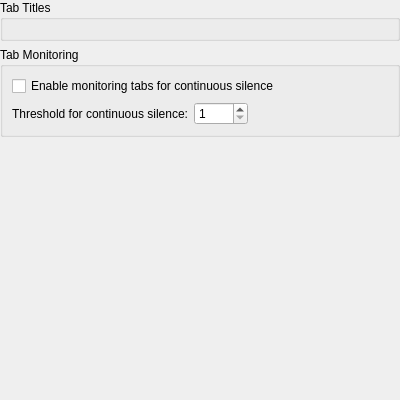
<?xml version="1.0" encoding="UTF-8"?>
<ui version="4.0">
 <class>EditProfileTabsPage</class>
 <widget class="QWidget" name="EditProfileTabsPage">
  <property name="geometry">
   <rect>
    <x>0</x>
    <y>0</y>
    <width>400</width>
    <height>400</height>
   </rect>
  </property>
  <property name="sizePolicy">
   <sizepolicy hsizetype="Preferred" vsizetype="Preferred">
    <horstretch>0</horstretch>
    <verstretch>0</verstretch>
   </sizepolicy>
  </property>
  <layout class="QVBoxLayout" stretch="0,1">
   <property name="spacing">
    <number>0</number>
   </property>
   <property name="leftMargin">
    <number>0</number>
   </property>
   <property name="topMargin">
    <number>0</number>
   </property>
   <property name="rightMargin">
    <number>0</number>
   </property>
   <property name="bottomMargin">
    <number>0</number>
   </property>
   <item>
    <layout class="QVBoxLayout" name="verticalLayout">
     <property name="spacing">
      <number>6</number>
     </property>
     <item>
      <widget class="QGroupBox" name="groupBox_5">
       <property name="title">
        <string>Tab Titles</string>
       </property>
       <layout class="QVBoxLayout">
        <item>
         <widget class="Konsole::RenameTabWidget" name="renameTabWidget" native="true">
          <property name="sizePolicy">
           <sizepolicy hsizetype="Expanding" vsizetype="Preferred">
            <horstretch>0</horstretch>
            <verstretch>0</verstretch>
           </sizepolicy>
          </property>
         </widget>
        </item>
       </layout>
      </widget>
     </item>
     <item>
      <widget class="QGroupBox" name="tabMonitoringGroup">
       <property name="title">
        <string>Tab Monitoring</string>
       </property>
       <layout class="QGridLayout">
        <item row="1" column="0">
         <layout class="QHBoxLayout" name="sessionMonitoringLayout">
          <item>
           <widget class="QLabel" name="silenceSecondsLabel">
            <property name="sizePolicy">
             <sizepolicy hsizetype="Fixed" vsizetype="Preferred">
              <horstretch>0</horstretch>
              <verstretch>0</verstretch>
             </sizepolicy>
            </property>
            <property name="text">
             <string>Threshold for continuous silence:</string>
            </property>
            <property name="alignment">
             <set>Qt::AlignRight|Qt::AlignTrailing|Qt::AlignVCenter</set>
            </property>
            <property name="buddy">
             <cstring>silenceSecondsSpinner</cstring>
            </property>
           </widget>
          </item>
          <item>
           <widget class="KPluralHandlingSpinBox" name="silenceSecondsSpinner">
            <property name="toolTip">
             <string>The threshold for continuous silence to be detected by Konsole</string>
            </property>
            <property name="minimum">
             <number>1</number>
            </property>
            <property name="maximum">
             <number>3600</number>
            </property>
           </widget>
          </item>
          <item>
           <spacer>
            <property name="orientation">
             <enum>Qt::Horizontal</enum>
            </property>
            <property name="sizeHint" stdset="0">
             <size>
              <width>0</width>
              <height>20</height>
             </size>
            </property>
           </spacer>
          </item>
         </layout>
        </item>
        <item row="0" column="0">
         <widget class="QCheckBox" name="monitorSessionSilenceCheckBox">
          <property name="text">
           <string>Enable monitoring tabs for continuous silence</string>
          </property>
         </widget>
        </item>
       </layout>
      </widget>
     </item>
    </layout>
   </item>
   <item>
    <spacer>
     <property name="orientation">
      <enum>Qt::Vertical</enum>
     </property>
     <property name="sizeType">
      <enum>QSizePolicy::Expanding</enum>
     </property>
     <property name="sizeHint" stdset="0">
      <size>
       <width>20</width>
       <height>0</height>
      </size>
     </property>
    </spacer>
   </item>
  </layout>
 </widget>
 <customwidgets>
  <customwidget>
   <class>KPluralHandlingSpinBox</class>
   <extends>QSpinBox</extends>
   <header>kpluralhandlingspinbox.h</header>
  </customwidget>
  <customwidget>
   <class>Konsole::RenameTabWidget</class>
   <extends>QWidget</extends>
   <header>widgets/RenameTabWidget.h</header>
  </customwidget>
 </customwidgets>
 <resources/>
 <connections/>
</ui>
